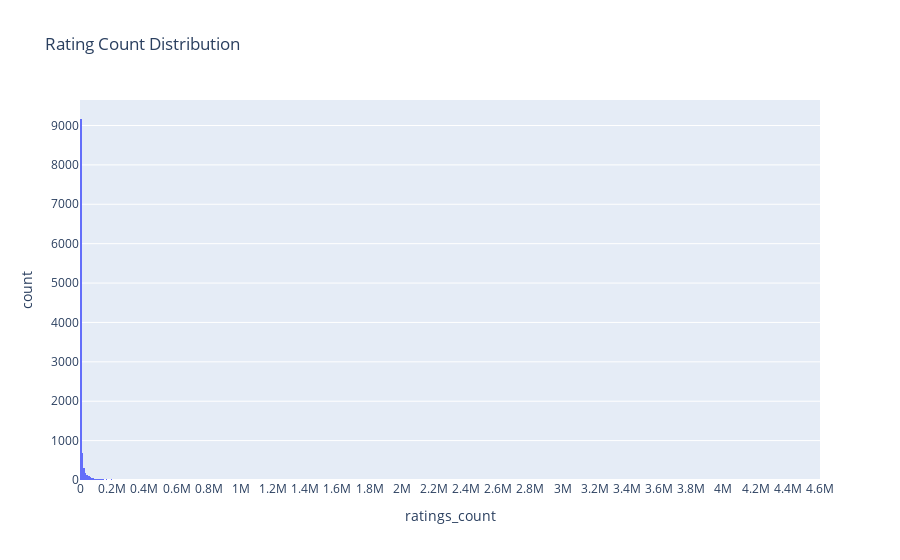

Here is the notebook cell this chart was saved with:
### Markdown cell above
<span style="color:grey; font-family:Papyrus; font-size:1.5em;">rating counts</span>

### Code cell
fig = px.histogram(df_da, x="ratings_count", title="Rating Count Distribution")
fig.update_xaxes(nticks=30)
fig.show()

### Figure 1 — Plotly figure (JSON) as saved in the notebook; plotly's stock layout.template omitted (floating-point values rounded to 4 significant figures; data arrays with more than 128 entries replaced by an {"elided": "..."} marker saying what was removed)
{"data": [{"alignmentgroup": "True", "bingroup": "x", "hovertemplate": "ratings_count=%{x}<br>count=%{y}<extra></extra>", "legendgroup": "", "marker": {"color": "#636efa", "pattern": {"shape": ""}}, "name": "", "offsetgroup": "", "orientation": "v", "showlegend": false, "type": "histogram", "x": {"elided": "11125 int values"}, "xaxis": "x", "yaxis": "y"}], "layout": {"barmode": "relative", "legend": {"tracegroupgap": 0}, "title": {"text": "Rating Count Distribution"}, "xaxis": {"anchor": "y", "domain": [0, 1], "nticks": 30, "title": {"text": "ratings_count"}}, "yaxis": {"anchor": "x", "domain": [0, 1], "title": {"text": "count"}}}}
